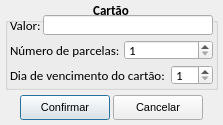
<?xml version="1.0" encoding="UTF-8"?>
<ui version="4.0">
 <class>tela_pagamento_cartao</class>
 <widget class="QDialog" name="tela_pagamento_cartao">
  <property name="geometry">
   <rect>
    <x>0</x>
    <y>0</y>
    <width>223</width>
    <height>125</height>
   </rect>
  </property>
  <property name="minimumSize">
   <size>
    <width>223</width>
    <height>125</height>
   </size>
  </property>
  <property name="maximumSize">
   <size>
    <width>223</width>
    <height>125</height>
   </size>
  </property>
  <property name="windowTitle">
   <string>Pagamento</string>
  </property>
  <widget class="QPushButton" name="btn_confirmar">
   <property name="geometry">
    <rect>
     <x>20</x>
     <y>95</y>
     <width>90</width>
     <height>25</height>
    </rect>
   </property>
   <property name="font">
    <font>
     <family>Arial</family>
     <pointsize>8</pointsize>
     <weight>50</weight>
     <bold>false</bold>
    </font>
   </property>
   <property name="styleSheet">
    <string notr="true">background-color: none;</string>
   </property>
   <property name="text">
    <string>Confirmar</string>
   </property>
   <property name="icon">
    <iconset resource="imagens.qrc">
     <normaloff>:/img/img/1345902916_camera_test.png</normaloff>:/img/img/1345902916_camera_test.png</iconset>
   </property>
   <property name="iconSize">
    <size>
     <width>20</width>
     <height>20</height>
    </size>
   </property>
  </widget>
  <widget class="QGroupBox" name="groupBox">
   <property name="geometry">
    <rect>
     <x>5</x>
     <y>0</y>
     <width>213</width>
     <height>90</height>
    </rect>
   </property>
   <property name="font">
    <font>
     <family>Calibri</family>
     <pointsize>10</pointsize>
     <weight>75</weight>
     <bold>true</bold>
    </font>
   </property>
   <property name="title">
    <string>Cartão</string>
   </property>
   <property name="alignment">
    <set>Qt::AlignCenter</set>
   </property>
   <widget class="QLabel" name="lb_valor">
    <property name="geometry">
     <rect>
      <x>5</x>
      <y>15</y>
      <width>33</width>
      <height>20</height>
     </rect>
    </property>
    <property name="font">
     <font>
      <weight>50</weight>
      <bold>false</bold>
     </font>
    </property>
    <property name="text">
     <string>Valor:</string>
    </property>
   </widget>
   <widget class="QLineEdit" name="le_valor">
    <property name="geometry">
     <rect>
      <x>38</x>
      <y>15</y>
      <width>170</width>
      <height>20</height>
     </rect>
    </property>
    <property name="font">
     <font>
      <weight>50</weight>
      <bold>false</bold>
      <kerning>false</kerning>
     </font>
    </property>
   </widget>
   <widget class="QLabel" name="lb_dia">
    <property name="geometry">
     <rect>
      <x>5</x>
      <y>65</y>
      <width>161</width>
      <height>20</height>
     </rect>
    </property>
    <property name="font">
     <font>
      <weight>50</weight>
      <bold>false</bold>
     </font>
    </property>
    <property name="text">
     <string>Dia de vencimento do cartão:</string>
    </property>
   </widget>
   <widget class="QSpinBox" name="sb_dia_vencimento">
    <property name="geometry">
     <rect>
      <x>166</x>
      <y>65</y>
      <width>42</width>
      <height>20</height>
     </rect>
    </property>
    <property name="font">
     <font>
      <weight>50</weight>
      <bold>false</bold>
      <kerning>false</kerning>
     </font>
    </property>
    <property name="minimum">
     <number>1</number>
    </property>
    <property name="maximum">
     <number>31</number>
    </property>
    <property name="value">
     <number>1</number>
    </property>
   </widget>
   <widget class="QLabel" name="lb_dia_2">
    <property name="geometry">
     <rect>
      <x>5</x>
      <y>40</y>
      <width>114</width>
      <height>20</height>
     </rect>
    </property>
    <property name="font">
     <font>
      <weight>50</weight>
      <bold>false</bold>
     </font>
    </property>
    <property name="text">
     <string>Número de parcelas:</string>
    </property>
   </widget>
   <widget class="QSpinBox" name="sb_dia_vencimento_2">
    <property name="geometry">
     <rect>
      <x>119</x>
      <y>40</y>
      <width>89</width>
      <height>20</height>
     </rect>
    </property>
    <property name="font">
     <font>
      <weight>50</weight>
      <bold>false</bold>
      <kerning>false</kerning>
     </font>
    </property>
    <property name="minimum">
     <number>1</number>
    </property>
    <property name="maximum">
     <number>12</number>
    </property>
    <property name="value">
     <number>1</number>
    </property>
   </widget>
  </widget>
  <widget class="QPushButton" name="btn_cancelar">
   <property name="geometry">
    <rect>
     <x>113</x>
     <y>95</y>
     <width>90</width>
     <height>25</height>
    </rect>
   </property>
   <property name="font">
    <font>
     <family>Arial</family>
     <pointsize>8</pointsize>
     <weight>50</weight>
     <bold>false</bold>
    </font>
   </property>
   <property name="styleSheet">
    <string notr="true">background-color: none;</string>
   </property>
   <property name="text">
    <string>Cancelar</string>
   </property>
   <property name="icon">
    <iconset resource="imagens.qrc">
     <normaloff>:/img/img/1345902747_button_cancel.png</normaloff>:/img/img/1345902747_button_cancel.png</iconset>
   </property>
   <property name="iconSize">
    <size>
     <width>18</width>
     <height>18</height>
    </size>
   </property>
  </widget>
 </widget>
 <tabstops>
  <tabstop>le_valor</tabstop>
  <tabstop>sb_dia_vencimento_2</tabstop>
  <tabstop>sb_dia_vencimento</tabstop>
  <tabstop>btn_confirmar</tabstop>
  <tabstop>btn_cancelar</tabstop>
 </tabstops>
 <resources>
  <include location="imagens.qrc"/>
 </resources>
 <connections/>
</ui>
